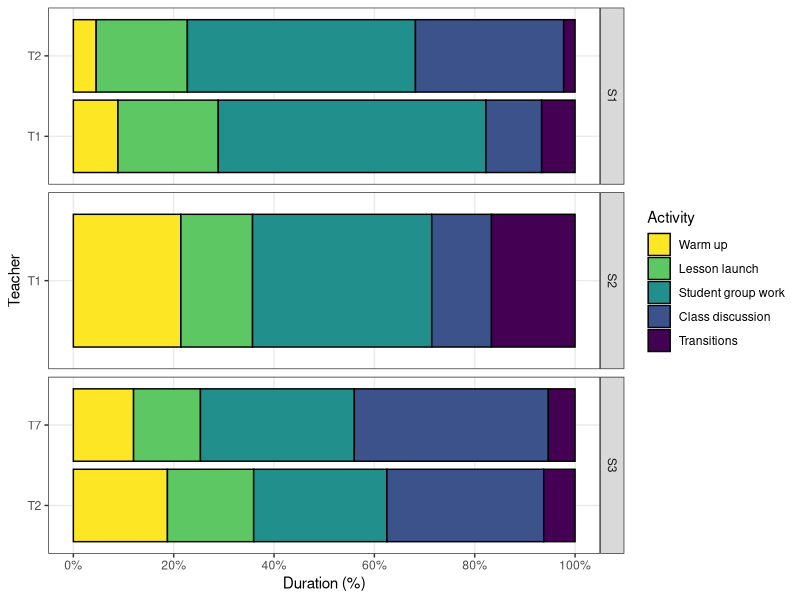
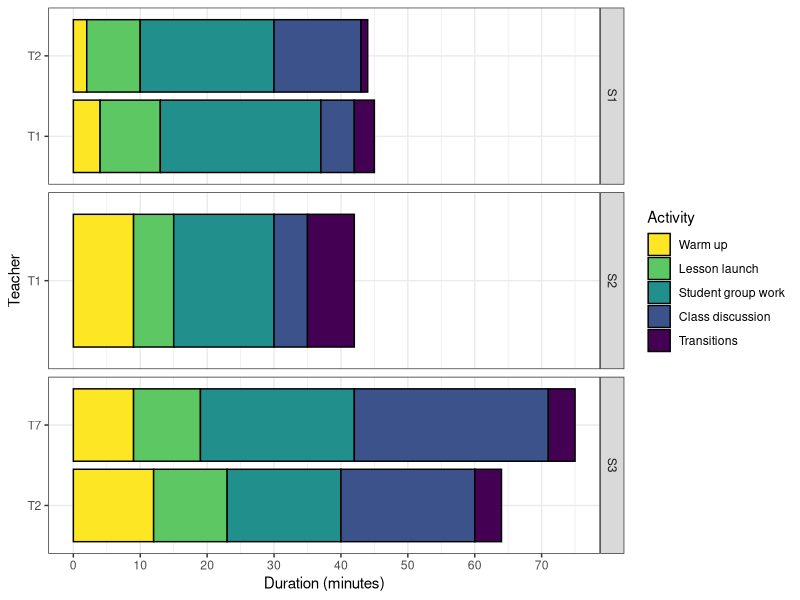

Source code (R) for these figures, in order:
## ---- chunk 1
knitr::opts_chunk$set(echo = TRUE)
## ---- chunk 2
# Libraries
library(tidyverse)
## ---- chunk 3
df <-
  tribble(
    ~school, ~teacher, ~act,                   ~time,
    
    "S1",    "T1",     "Warm up",              4,
    "S1",    "T1",     "Lesson launch",        9,
    "S1",    "T1",     "Student group work",   24,
    "S1",    "T1",     "Class discussion",     5,
    "S1",    "T1",     "Transitions",          3,
    
    "S1",    "T2",     "Warm up",              2,
    "S1",    "T2",     "Lesson launch",        8,
    "S1",    "T2",     "Student group work",   20,
    "S1",    "T2",     "Class discussion",     13,
    "S1",    "T2",     "Transitions",          1,
    
    "S2",    "T1",     "Warm up",              9,
    "S2",    "T1",     "Lesson launch",        6,
    "S2",    "T1",     "Student group work",   15,
    "S2",    "T1",     "Class discussion",     5,  
    "S2",    "T1",     "Transitions",          7,
    
    "S3",    "T2",     "Warm up",              12,
    "S3",    "T2",     "Lesson launch",        11,
    "S3",    "T2",     "Student group work",   17,
    "S3",    "T2",     "Class discussion",     20,
    "S3",    "T2",     "Transitions",          4,
    
    "S3",    "T7",     "Warm up",              9,
    "S3",    "T7",     "Lesson launch",        10,
    "S3",    "T7",     "Student group work",   23,
    "S3",    "T7",     "Class discussion",     29,
    "S3",    "T7",     "Transitions",          4
  ) %>%
  mutate(
    act = act %>% fct_inorder() %>% fct_rev()
  )
## ---- chunk 4
df %>%
  group_by(school, teacher) %>%
  mutate(
   time = time / sum(time)
  ) %>%
  ungroup %>%
  ggplot(aes(teacher, time, fill = act)) +
  geom_col(position = "stack", color = "black") +
  scale_y_continuous(
    breaks = seq(0, 1, 0.2),
    minor_breaks = NULL,
    labels = scales::percent_format(accuracy = 1)
  ) +
  scale_fill_viridis_d() +
  guides(fill = guide_legend(reverse = T)) +
  theme_bw() +
  coord_flip() +
  facet_grid(vars(school), scales = "free_y") +
  labs(
    x = "Teacher",
    y = "Duration (%)",
    fill = "Activity"
  )
## ---- chunk 5
df %>% 
  ggplot(aes(teacher, time, fill = act)) +
  geom_col(position = "stack", color = "black") +
  scale_fill_viridis_d() +
  guides(fill = guide_legend(reverse = T)) +
  scale_y_continuous(
    breaks = seq(0, 80, 10)
  ) +
  coord_flip() +
  theme_bw() +
  facet_grid(vars(school), scales = "free_y") +
  labs(
    x = "Teacher",
    y = "Duration (minutes)",
    fill = "Activity"
  )
